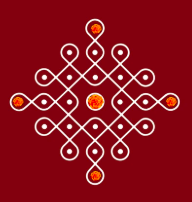
#> input picture om/kolam_input.png, 192 x 202 px
$ python -i image_rec.py   (imports and definitions only)
#> lines starting #> are read from the running program, lines starting #| are printed output that depends on the picture; after the words box and inside, x2 and y2 are one past the last pixel; in counts of white or black regions, pixels touching at a corner belong together
import cv2
import numpy as np
import matplotlib.pyplot as plt
from sklearn.cluster import DBSCAN

# [46 lines left out: function detect_dots, not called in this run]


def detect_contours(image_path):
    """
    Detects the curves and loops in a Kolam image using contour detection.

    Args:
        image_path (str): The path to the input image file.

    Returns:
        tuple: A list of detected contours and the image with contours drawn on it.
    """
#> called with image_path = 'kolam_input.png'
    img = cv2.imread(image_path, cv2.IMREAD_COLOR)
#> img is the input picture: shape (202, 192, 3); mean B, G, R 31.6, 20.6, 141.2
    if img is None:
        return None, None

    gray = cv2.cvtColor(img, cv2.COLOR_BGR2GRAY)
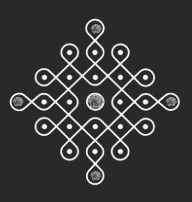
#> gray: shape (202, 192); min 37, max 255, mean 58.1
    thresh = cv2.inRange(gray, 200, 255)
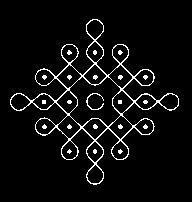
#> thresh: shape (202, 192); 5.7% white in thin lines or dots, all inside (x1, y1, x2, y2) = (10, 19, 179, 185)
    contours, _ = cv2.findContours(thresh, cv2.RETR_TREE, cv2.CHAIN_APPROX_SIMPLE)
#> contours = 47 contours, 21 with area under 20; largest, box (x1, y1, x2, y2) and area: (10, 19, 179, 185) 8392, (69, 76, 121, 127) 1761, (56, 64, 82, 89) 320, (108, 64, 133, 89) 316, (108, 115, 133, 140) 309

    min_contour_area = 50
    filtered_contours = [c for c in contours if cv2.contourArea(c) > min_contour_area]
#> filtered_contours = 26 contours; largest, box (x1, y1, x2, y2) and area: (10, 19, 179, 185) 8392, (69, 76, 121, 127) 1761, (56, 64, 82, 89) 320, (108, 64, 133, 89) 316, (108, 115, 133, 140) 309

    img_with_contours = img.copy()
    cv2.drawContours(img_with_contours, filtered_contours, -1, (0, 255, 0), 2)
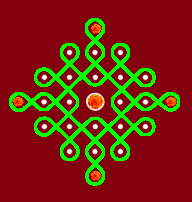
#> img_with_contours: shape (202, 192, 3); 13.89% of pixels changed, all inside (x1, y1, x2, y2) = (9, 18, 180, 186)

    print(f"Detected {len(filtered_contours)} significant contours/curves.")
#| Detected 26 significant contours/curves.
    return filtered_contours, img_with_contours


# [48 lines left out: function analyze_principles, not called in this run]

# [36 lines of commented-out code are left out]

>>> result = detect_contours('kolam_input.png')
